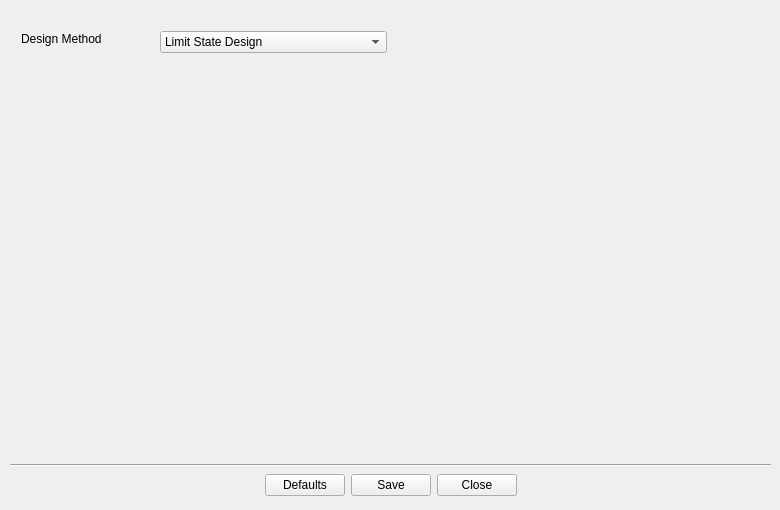
     <widget class="QWidget" name="tab_Design">
      <attribute name="title">
       <string>Design</string>
      </attribute>
      <widget class="QLabel" name="label_19">
       <property name="geometry">
        <rect>
         <x>21</x>
         <y>31</y>
         <width>101</width>
         <height>16</height>
        </rect>
       </property>
       <property name="text">
        <string>Design Method</string>
       </property>
      </widget>
      <widget class="QComboBox" name="combo_design_method">
       <property name="geometry">
        <rect>
         <x>160</x>
         <y>31</y>
         <width>227</width>
         <height>22</height>
        </rect>
       </property>
       <item>
        <property name="text">
         <string>Limit State Design</string>
        </property>
       </item>
       <item>
        <property name="text">
         <string>Limit State (Capacity based) Design</string>
        </property>
       </item>
       <item>
        <property name="text">
         <string>Working Stress Design</string>
        </property>
       </item>
      </widget>
      <widget class="QWidget" name="horizontalLayoutWidget_4">
       <property name="geometry">
        <rect>
         <x>10</x>
         <y>470</y>
         <width>761</width>
         <height>31</height>
        </rect>
       </property>
       <layout class="QHBoxLayout" name="horizontalLayout_4">
        <item>
         <spacer name="horizontalSpacer_10">
          <property name="orientation">
           <enum>Qt::Horizontal</enum>
          </property>
          <property name="sizeHint" stdset="0">
           <size>
            <width>40</width>
            <height>20</height>
           </size>
          </property>
         </spacer>
        </item>
        <item>
         <widget class="QPushButton" name="pushButton_defaults_Design">
          <property name="text">
           <string>Defaults</string>
          </property>
         </widget>
        </item>
        <item>
         <widget class="QPushButton" name="pushButton_save_Design">
          <property name="text">
           <string>Save</string>
          </property>
         </widget>
        </item>
        <item>
         <widget class="QPushButton" name="pushButton_close_Design">
          <property name="text">
           <string>Close</string>
          </property>
         </widget>
        </item>
        <item>
         <spacer name="horizontalSpacer_9">
          <property name="orientation">
           <enum>Qt::Horizontal</enum>
          </property>
          <property name="sizeHint" stdset="0">
           <size>
            <width>40</width>
            <height>20</height>
           </size>
          </property>
         </spacer>
        </item>
       </layout>
      </widget>
      <widget class="Line" name="line_7">
       <property name="geometry">
        <rect>
         <x>10</x>
         <y>440</y>
         <width>761</width>
         <height>51</height>
        </rect>
       </property>
       <property name="orientation">
        <enum>Qt::Horizontal</enum>
       </property>
      </widget>
     </widget>
